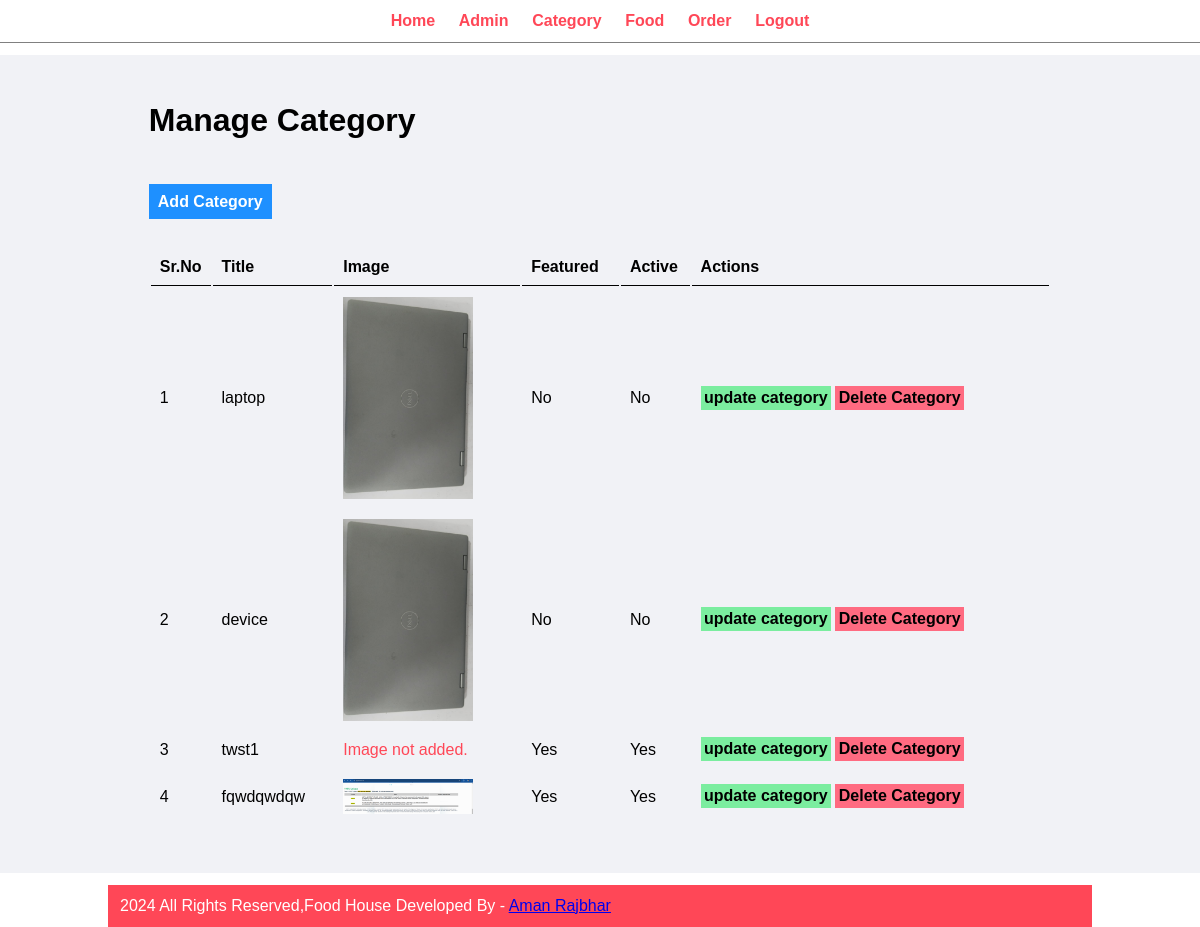
The app's page /admin/manage-category.php (signed in) with its own data.
### tables this page shows
CREATE TABLE `tbl_category` (
  `id` int NOT NULL,
  `title` varchar(255) NOT NULL,
  `image_name` varchar(255) DEFAULT NULL,
  `featured` enum('Yes','No') DEFAULT 'No',
  `active` enum('Yes','No') DEFAULT 'No'
);

### admin/manage-category.php (the view, shortened to what this page needs)
<?php include('partials/menu.php'); ?>
<div class="main-content">
    <div class="wrapper">
        <h1>Manage Category</h1>
        <br />
        <br><br>
        <a href="<?php echo SITEURL; ?>/admin/add-category.php" class="btn-primary">Add Category</a>
        <br /><br /><br />
        <table class="tbl-full">
            <tr>
                <th>Sr.No</th>
                <th>Title</th>
                <th>Image</th>
                <th>Featured</th>
                <th>Active</th>
                <th>Actions</th>
            </tr>
            <?php
            $sql = "SELECT * FROM tbl_category";
            $res = mysqli_query($conn, $sql);
            $count = mysqli_num_rows($res);
            $sn = 1;
            if ($count > 0) {
                while ($row = mysqli_fetch_assoc($res)) {
                    $id = $row['id'];
                    $title = $row['title'];
                    $image_name = $row['image_name'];
                    $Featured = $row['featured'];
                    $active = $row['active'];
            ?>
                    <tr>
                        <td><?php echo $sn++; ?></td>
                        <td><?php echo $title; ?></td>
                        <td>
                            <?php
                            if ($image_name != "") {
                            ?>
                                <img src="<?php echo SITEURL; ?>/images/category/<?php echo $image_name; ?>" width="130px">
                            <?php
                            } else {
                                echo "<div class='error'>Image not added.</div>";
                            }
                            ?>
                        </td>
                        <td><?php echo $Featured; ?></td>
                        <td><?php echo $active; ?></td>
                        <td>
                            <a href="<?php echo SITEURL;?>/admin/update-category.php?id=<?php echo $id; ?>" class="btn-secondary">update category</a>
                            <a href="<?php echo SITEURL; ?>/admin/delete-category.php?id=<?php echo $id; ?>&image_name=<?php echo $image_name; ?>" class="btn-danger">Delete Category</a>
                        </td>
                    </tr>
                <?php
                }
            }
            ?>
        </table>
    </div>
</div>
<?php include('partials/footer.php'); ?>

### admin/partials/menu.php (shortened to what this page needs)
<html>
<head>
    <link rel="stylesheet" href="../css/admin.css">
</head>
<body>
    <div class="menu text-center">
        <div class="wrapper">
            <ul>
                <li><a href="index.php">Home</a></li>
                <li><a href="manage-admin.php">Admin</a></li>
                <li><a href="manage-category.php">Category</a></li>
                <li><a href="manage-food.php">Food</a></li>
                <li><a href="manage-order.php">Order</a></li>
                <li><a href="logout.php">Logout</a></li>
            </ul>
        </div>
    </div>
</body>
</html>

### admin/partials/footer.php
<div class="footer">
    <div class="wrapper">
        <p>2024 All Rights Reserved,Food House Developed By - <a href="#">Aman Rajbhar</a></p>
    </div>
</div>
</body>
</html>

### css/admin.css (style rules this page uses)
* { margin: 0; padding: 0; font-family: Arial, Helvetica, sans-serif; }
.wrapper { padding: 1%; width: 80%; margin: 0 auto; }
.text-center { text-align: center; }
.tbl-full { width: 100%; }
table tr th { border-bottom: 1px solid black; padding: 1%; text-align: left; }
table tr td { padding: 1%; }
.btn-primary { background-color: #1e90ff; padding: 1%; color: white; text-decoration: none; font-weight: bold; }
.btn-secondary { background-color: #7bed9f; padding: 1%; color:black; text-decoration: none; font-weight: bold; }
.btn-danger { background-color: #ff6b81; padding: 1%; color: black; text-decoration: none; font-weight: bold; }
.error { color: #ff4757; }
.menu { border-bottom: 1px solid grey; }
.menu { text-align: center; }
.menu ul { list-style-type: none; }
.menu ul li { display: inline; padding: 1%; font-weight: bold; }
.menu ul li a { text-decoration: none; font-weight: bold; color: #ff4757; }
.main-content { margin: 1% 0%; background-color: #f1f2f6; padding: 3%; }
.footer .wrapper { background-color: #ff4757; color: white; }

### records on screen
tbl_category: title "laptop", image_name (picture), featured "No", active "No"
tbl_category: title "device", image_name (picture), featured "No", active "No"
tbl_category: title "twst1", image_name "Image not added.", featured "Yes", active "Yes"
tbl_category: title "fqwdqwdqw", image_name (picture), featured "Yes", active "Yes"
